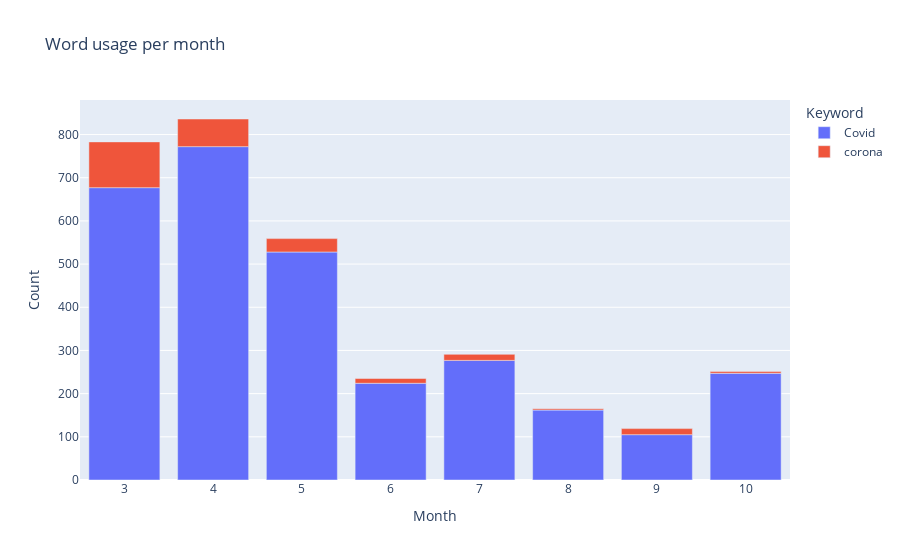

The code cell stored with this chart in its notebook:
### Code cell
df_nonov = df[:-2]
fig = px.bar(df_nonov, x="Month", y="Count", color="Keyword", title="Word usage per month")
fig.show()

### Figure 1 — Plotly figure (JSON) as saved in the notebook; plotly's stock layout.template omitted (floating-point values rounded to 4 significant figures)
{"data": [{"alignmentgroup": "True", "hovertemplate": "Keyword=Covid<br>Month=%{x}<br>Count=%{y}<extra></extra>", "legendgroup": "Covid", "marker": {"color": "#636efa"}, "name": "Covid", "offsetgroup": "Covid", "orientation": "v", "showlegend": true, "textposition": "auto", "type": "bar", "x": [3, 4, 5, 6, 7, 8, 9, 10], "xaxis": "x", "y": [677, 772, 528, 224, 277, 162, 105, 247], "yaxis": "y"}, {"alignmentgroup": "True", "hovertemplate": "Keyword=corona<br>Month=%{x}<br>Count=%{y}<extra></extra>", "legendgroup": "corona", "marker": {"color": "#EF553B"}, "name": "corona", "offsetgroup": "corona", "orientation": "v", "showlegend": true, "textposition": "auto", "type": "bar", "x": [3, 4, 5, 6, 7, 8, 9, 10], "xaxis": "x", "y": [106, 64, 31, 11, 14, 3, 14, 4], "yaxis": "y"}], "layout": {"barmode": "relative", "legend": {"title": {"text": "Keyword"}, "tracegroupgap": 0}, "title": {"text": "Word usage per month"}, "xaxis": {"anchor": "y", "domain": [0, 1], "title": {"text": "Month"}}, "yaxis": {"anchor": "x", "domain": [0, 1], "title": {"text": "Count"}}}}
